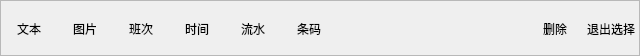
   <widget class="QFrame" name="frame_3">
    <property name="geometry">
     <rect>
      <x>0</x>
      <y>192</y>
      <width>640</width>
      <height>56</height>
     </rect>
    </property>
    <property name="sizePolicy">
     <sizepolicy hsizetype="Fixed" vsizetype="Fixed">
      <horstretch>0</horstretch>
      <verstretch>0</verstretch>
     </sizepolicy>
    </property>
    <property name="minimumSize">
     <size>
      <width>640</width>
      <height>56</height>
     </size>
    </property>
    <property name="maximumSize">
     <size>
      <width>640</width>
      <height>56</height>
     </size>
    </property>
    <property name="frameShape">
     <enum>QFrame::StyledPanel</enum>
    </property>
    <property name="frameShadow">
     <enum>QFrame::Raised</enum>
    </property>
    <layout class="QHBoxLayout" name="horizontalLayout_4">
     <property name="spacing">
      <number>0</number>
     </property>
     <property name="leftMargin">
      <number>0</number>
     </property>
     <property name="topMargin">
      <number>0</number>
     </property>
     <property name="rightMargin">
      <number>0</number>
     </property>
     <property name="bottomMargin">
      <number>0</number>
     </property>
     <item>
      <layout class="QHBoxLayout" name="horizontalLayout_2">
       <item>
        <widget class="QLabel" name="label_2">
         <property name="sizePolicy">
          <sizepolicy hsizetype="Fixed" vsizetype="Fixed">
           <horstretch>0</horstretch>
           <verstretch>0</verstretch>
          </sizepolicy>
         </property>
         <property name="minimumSize">
          <size>
           <width>56</width>
           <height>56</height>
          </size>
         </property>
         <property name="maximumSize">
          <size>
           <width>56</width>
           <height>56</height>
          </size>
         </property>
         <property name="text">
          <string>文本</string>
         </property>
         <property name="alignment">
          <set>Qt::AlignCenter</set>
         </property>
        </widget>
       </item>
       <item>
        <widget class="QLabel" name="label_3">
         <property name="sizePolicy">
          <sizepolicy hsizetype="Fixed" vsizetype="Fixed">
           <horstretch>0</horstretch>
           <verstretch>0</verstretch>
          </sizepolicy>
         </property>
         <property name="minimumSize">
          <size>
           <width>56</width>
           <height>56</height>
          </size>
         </property>
         <property name="maximumSize">
          <size>
           <width>56</width>
           <height>56</height>
          </size>
         </property>
         <property name="text">
          <string>图片</string>
         </property>
         <property name="alignment">
          <set>Qt::AlignCenter</set>
         </property>
        </widget>
       </item>
       <item>
        <widget class="QLabel" name="label_4">
         <property name="sizePolicy">
          <sizepolicy hsizetype="Fixed" vsizetype="Fixed">
           <horstretch>0</horstretch>
           <verstretch>0</verstretch>
          </sizepolicy>
         </property>
         <property name="minimumSize">
          <size>
           <width>56</width>
           <height>56</height>
          </size>
         </property>
         <property name="maximumSize">
          <size>
           <width>56</width>
           <height>56</height>
          </size>
         </property>
         <property name="text">
          <string>班次</string>
         </property>
         <property name="alignment">
          <set>Qt::AlignCenter</set>
         </property>
        </widget>
       </item>
       <item>
        <widget class="QLabel" name="label_5">
         <property name="sizePolicy">
          <sizepolicy hsizetype="Fixed" vsizetype="Fixed">
           <horstretch>0</horstretch>
           <verstretch>0</verstretch>
          </sizepolicy>
         </property>
         <property name="minimumSize">
          <size>
           <width>56</width>
           <height>56</height>
          </size>
         </property>
         <property name="maximumSize">
          <size>
           <width>56</width>
           <height>56</height>
          </size>
         </property>
         <property name="text">
          <string>时间</string>
         </property>
         <property name="alignment">
          <set>Qt::AlignCenter</set>
         </property>
        </widget>
       </item>
       <item>
        <widget class="QLabel" name="label_6">
         <property name="sizePolicy">
          <sizepolicy hsizetype="Fixed" vsizetype="Fixed">
           <horstretch>0</horstretch>
           <verstretch>0</verstretch>
          </sizepolicy>
         </property>
         <property name="minimumSize">
          <size>
           <width>56</width>
           <height>56</height>
          </size>
         </property>
         <property name="maximumSize">
          <size>
           <width>56</width>
           <height>56</height>
          </size>
         </property>
         <property name="text">
          <string>流水</string>
         </property>
         <property name="alignment">
          <set>Qt::AlignCenter</set>
         </property>
        </widget>
       </item>
       <item>
        <widget class="QLabel" name="label_7">
         <property name="sizePolicy">
          <sizepolicy hsizetype="Fixed" vsizetype="Fixed">
           <horstretch>0</horstretch>
           <verstretch>0</verstretch>
          </sizepolicy>
         </property>
         <property name="minimumSize">
          <size>
           <width>56</width>
           <height>56</height>
          </size>
         </property>
         <property name="maximumSize">
          <size>
           <width>56</width>
           <height>56</height>
          </size>
         </property>
         <property name="text">
          <string>条码</string>
         </property>
         <property name="alignment">
          <set>Qt::AlignCenter</set>
         </property>
        </widget>
       </item>
      </layout>
     </item>
     <item>
      <spacer name="horizontalSpacer">
       <property name="orientation">
        <enum>Qt::Horizontal</enum>
       </property>
       <property name="sizeHint" stdset="0">
        <size>
         <width>40</width>
         <height>20</height>
        </size>
       </property>
      </spacer>
     </item>
     <item>
      <layout class="QHBoxLayout" name="horizontalLayout_3">
       <item>
        <widget class="QLabel" name="label_8">
         <property name="sizePolicy">
          <sizepolicy hsizetype="Fixed" vsizetype="Fixed">
           <horstretch>0</horstretch>
           <verstretch>0</verstretch>
          </sizepolicy>
         </property>
         <property name="minimumSize">
          <size>
           <width>56</width>
           <height>56</height>
          </size>
         </property>
         <property name="maximumSize">
          <size>
           <width>56</width>
           <height>56</height>
          </size>
         </property>
         <property name="text">
          <string>删除</string>
         </property>
         <property name="alignment">
          <set>Qt::AlignCenter</set>
         </property>
        </widget>
       </item>
       <item>
        <widget class="QLabel" name="label_9">
         <property name="sizePolicy">
          <sizepolicy hsizetype="Fixed" vsizetype="Fixed">
           <horstretch>0</horstretch>
           <verstretch>0</verstretch>
          </sizepolicy>
         </property>
         <property name="minimumSize">
          <size>
           <width>56</width>
           <height>56</height>
          </size>
         </property>
         <property name="maximumSize">
          <size>
           <width>56</width>
           <height>56</height>
          </size>
         </property>
         <property name="text">
          <string>退出选择</string>
         </property>
         <property name="alignment">
          <set>Qt::AlignCenter</set>
         </property>
        </widget>
       </item>
      </layout>
     </item>
    </layout>
   </widget>
